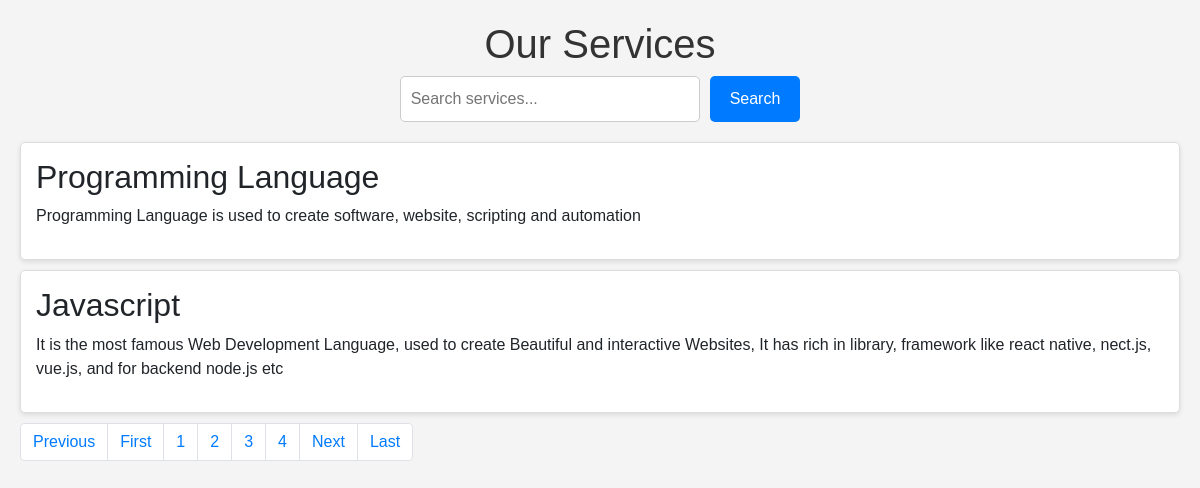
Screenshot of /new/?page=3 with the database file from the repository.
### service/models.py (models this page shows)
class Service(models.Model):
    service_icon = models.CharField(max_length=50)
    service_title = models.CharField(max_length=50)
    service_description = models.TextField()

### wscubetech/views.py (the view)
# urls.py: path('new/', views.new, name="new"),
def new(request):
    st = request.GET.get('servicename')
    if st:
        serviceData = Service.objects.filter(service_title__icontains=st)
    else:
        serviceData = Service.objects.all()
    print(f"Service data: {serviceData}")  # Debugging print
    paginator = Paginator(serviceData, 2)  # Show 2 services per page
    page_number = request.GET.get('page')  # Get the current page number from the URL
    serviceDatafinal = paginator.get_page(page_number)  # Get the services for the current page
    totalpage = serviceDatafinal.paginator.num_pages  # Total number of pages
    totalpagelist = [n+1 for n in range(totalpage)]  # List of page numbers
    data = {
        'serviceData': serviceDatafinal,
        'lastpage': totalpage,
        'totalpagelist': totalpagelist,
    }
    print(f"Final paginated data: {serviceDatafinal}")  # Debugging print
    return render(request, 'new.html', data)

### templates/new.html (shortened to what this page needs)
<!DOCTYPE html>
<html lang="en">
<head>
    <link rel="stylesheet" href="https://cdn.jsdelivr.net/npm/bootstrap@4.0.0/dist/css/bootstrap.min.css">
</head>
<body>
    <h1>Our Services</h1>
    <form method="GET" action="">
        <input type="text" name="servicename" placeholder="Search services..." value="{{ servicename }}">
        <button type="submit">Search</button>
    </form>
    {% if serviceData %}
        {% for service in serviceData %}
            <div class="service">
                <h2>{{ service.service_title | safe }}</h2>
                <p>{{ service.service_description | safe }}</p>
            </div>
        {% endfor %}
    {% else %}
        <p class="no-services">No services found.</p>
    {% endif %}
<nav aria-label="...">
    <ul class="pagination">
        {% if serviceData.has_previous %}
        <li class="page-item">
            <a class="page-link" tabindex="-1" href="/new/?page={{ serviceData.previous_page_number }}">Previous</a>
        </li>
        <li class="page-item">
            <a class="page-link" href="/new/?page=1" tabindex="-1">First</a>
        </li>
        {% endif %}
        {% for page in totalpagelist %}
        <li class="page-item"><a class="page-link" href="/new/?page={{ page }}">{{ page }}</a></li>
        {% endfor %}
        {% if serviceData.has_next %}
        <li class="page-item">
            <a class="page-link" href="/new/?page={{ serviceData.next_page_number }}">Next</a>
        </li>
        <li class="page-item">
            <a class="page-link" href="/new/?page={{ lastpage }}">Last</a>
        </li>
        {% endif %}
    </ul>
</nav>
</body>
</html>

### templates/new.html (style rules this page uses)
body { font-family: Arial, sans-serif; background-color: #f4f4f4; margin: 0; padding: 20px; }
h1 { color: #333; text-align: center; }
form { display: flex; justify-content: center; margin-bottom: 20px; }
input[type="text"] { padding: 10px; font-size: 16px; width: 300px; border: 1px solid #ccc; border-radius: 5px; margin-right: 10px; }
button { padding: 10px 20px; font-size: 16px; background-color: #007bff; color: white; border: none; border-radius: 5px; cursor: pointer; }
.service { background-color: white; border: 1px solid #ddd; border-radius: 5px; padding: 15px; margin: 10px 0; box-shadow: 0 2px 5px rgba(0, 0, 0, 0.1); }

### rows the page displays
Service: service_title "Programming Language", service_description "Programming Language is used to create software, website, scripting and automation"
Service: service_title "Javascript", service_description "It is the most famous Web Development Language, used to create Beautiful and interactive Websites, It has rich in library, framework like react native, nect.js, vue.js, and for backend node.js etc"

### other values shown
{{ page }} "1" "2" "3" "4"
